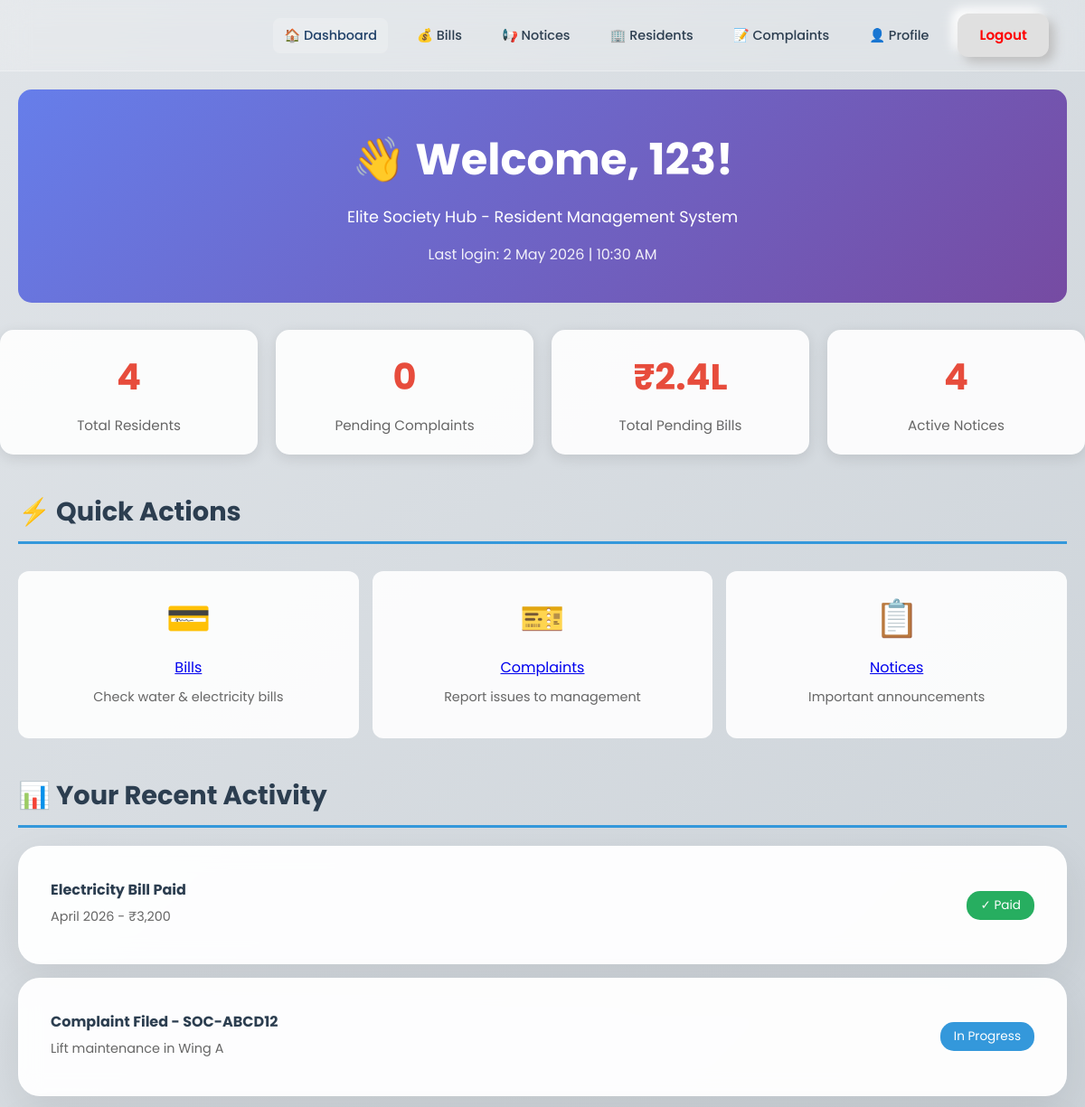
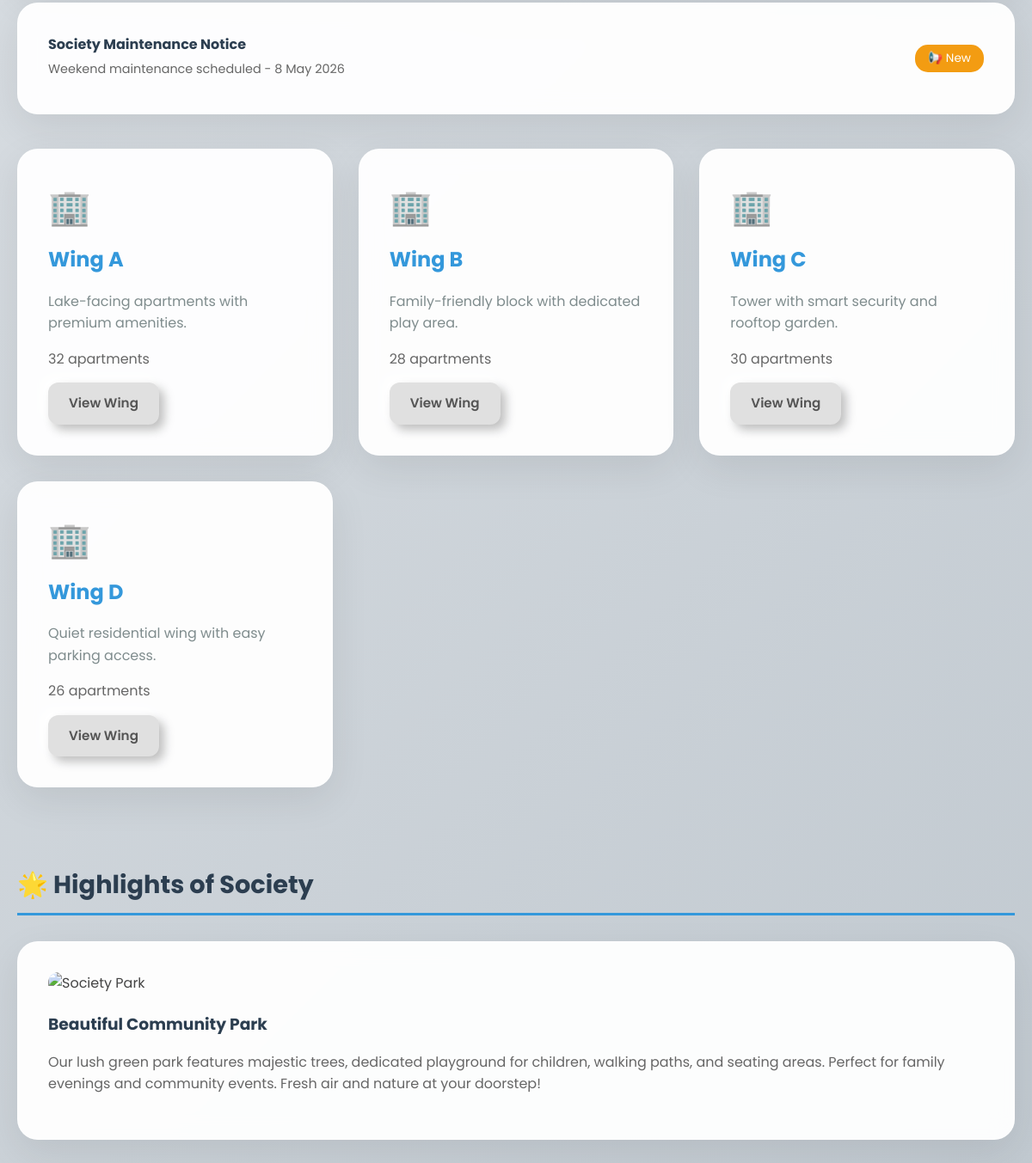
The page /dashboard (signed in) on the database its author committed (2 pictures, top to bottom).
### app.py (models this page shows)
class Wing(db.Model):
    name = db.Column(db.String(100), primary_key=True)
    slug = db.Column(db.String(100))
    description = db.Column(db.Text)
    units = db.Column(db.Integer)

### app.py (the view)
@app.route('/dashboard')
def dashboard():
    if 'logged_in' not in session:
        return redirect(url_for('login'))
    if session.get('user_type') == 'admin':
        return redirect(url_for('admin_dashboard'))
    statistics = {
        'total_residents': Resident.query.count(),
        'active_notices': Notice.query.count(),
        'pending_complaints': Complaint.query.filter(Complaint.status != 'Resolved').count(),
        'upcoming_events': 3
    }
    wings = Wing.query.all()
    return render_template('dashboard.html', wings=wings, statistics=statistics)

### templates/dashboard.html (shortened to what this page needs)
<!DOCTYPE html>
<html lang="en">
<head>
    <link rel="stylesheet" href="{{ url_for('static', filename='style.css') }}">
</head>
<body>
    <nav>
        <a href="/dashboard" class="active">🏠 Dashboard</a>
        <a href="/bills">💰 Bills</a>
        <a href="/notices">📢 Notices</a>
        <a href="/residents">🏢 Residents</a>
        <a href="/complaints">📝 Complaints</a>
        <a href="/profile">👤 Profile</a>
        <a href="/logout" class="btn-premium" style="color: red;">Logout</a>
    </nav>
    <div style="text-align: center; margin-top: 40px; background: linear-gradient(135deg, #667eea 0%, #764ba2 100%); color: white; padding: 40px; border-radius: 15px; margin: 20px;">
<h1 style="font-size: 3rem; margin: 0; color: white;">👋 Welcome, {{ session.username|default('Resident') }}!</h1>
        <p style="font-size: 1.1rem; margin: 10px 0 0 0;">Elite Society Hub - Resident Management System</p>
        <p style="margin: 15px 0 0 0; opacity: 0.9;">Last login: 2 May 2026 | 10:30 AM</p>
    </div>
    <div class="dashboard-stats">
        <div class="stat-card">
            <div class="stat-number">{{ statistics.total_residents }}</div>
            <div class="stat-label">Total Residents</div>
        </div>
        <div class="stat-card">
            <div class="stat-number">{{ statistics.pending_complaints }}</div>
            <div class="stat-label">Pending Complaints</div>
        </div>
        <div class="stat-card">
            <div class="stat-number">₹2.4L</div>
            <div class="stat-label">Total Pending Bills</div>
        </div>
        <div class="stat-card">
            <div class="stat-number">{{ statistics.active_notices }}</div>
            <div class="stat-label">Active Notices</div>
        </div>
    </div>
    <div class="content-section">
        <h2 class="section-title">⚡ Quick Actions</h2>
        <div class="quick-links">
            <div class="quick-link-card">
                <div style="font-size: 2.5rem; margin-bottom: 10px;">💳</div>
                <a href="/bills">Bills</a>
                <p style="color: #666; font-size: 0.9rem; margin-top: 8px;">Check water & electricity bills</p>
            </div>
            <div class="quick-link-card">
                <div style="font-size: 2.5rem; margin-bottom: 10px;">🎫</div>
                <a href="/complaints">Complaints</a>
                <p style="color: #666; font-size: 0.9rem; margin-top: 8px;">Report issues to management</p>
            </div>
            <div class="quick-link-card">
                <div style="font-size: 2.5rem; margin-bottom: 10px;">📋</div>
                <a href="/notices">Notices</a>
                <p style="color: #666; font-size: 0.9rem; margin-top: 8px;">Important announcements</p>
            </div>
        </div>
    </div>
    <div class="content-section">
        <h2 class="section-title">📊 Your Recent Activity</h2>
        <div class="building-card" style="margin-bottom: 15px;">
            <div style="display: flex; justify-content: space-between; align-items: center;">
                <div>
                    <h4 style="margin: 0; color: #2c3e50;">Electricity Bill Paid</h4>
                    <p style="margin: 5px 0; color: #666; font-size: 0.9rem;">April 2026 - ₹3,200</p>
                </div>
                <span style="background: #27ae60; color: white; padding: 5px 15px; border-radius: 15px; font-size: 0.85rem;">✓ Paid</span>
            </div>
        </div>
        <div class="building-card" style="margin-bottom: 15px;">
            <div style="display: flex; justify-content: space-between; align-items: center;">
                <div>
                    <h4 style="margin: 0; color: #2c3e50;">Complaint Filed - SOC-ABCD12</h4>
                    <p style="margin: 5px 0; color: #666; font-size: 0.9rem;">Lift maintenance in Wing A</p>
                </div>
                <span style="background: #3498db; color: white; padding: 5px 15px; border-radius: 15px; font-size: 0.85rem;">In Progress</span>
            </div>
        </div>
        <div class="building-card">
            <div style="display: flex; justify-content: space-between; align-items: center;">
                <div>
                    <h4 style="margin: 0; color: #2c3e50;">Society Maintenance Notice</h4>
                    <p style="margin: 5px 0; color: #666; font-size: 0.9rem;">Weekend maintenance scheduled - 8 May 2026</p>
                </div>
                <span style="background: #f39c12; color: white; padding: 5px 15px; border-radius: 15px; font-size: 0.85rem;">📢 New</span>
            </div>
        </div>
    </div>
    <div class="society-container">
        {% for wing in wings %}
        <div class="building-card">
            <div style="font-size: 40px; margin-bottom: 10px;">🏢</div>
            <h2 style="margin: 0; color: #3498db;">{{ wing.name }}</h2>
            <p style="color: #7f8c8d;">{{ wing.description }}</p>
            <p style="margin: 10px 0 15px 0; color: #666;">{{ wing.units }} apartments</p>
            <a href="/wing/{{ wing.slug }}" class="button-link">View Wing</a>
        </div>
        {% endfor %}
    </div>
    <div class="content-section">
        <h2 class="section-title">🌟 Highlights of Society</h2>
        <div style="display: grid; grid-template-columns: repeat(auto-fit, minmax(350px, 1fr)); gap: 30px; margin-top: 30px;">
            <div class="building-card">
                <img src="https://img.freepik.com/free-photo/beautiful-park_1417-1417.jpg?semt=ais_hybrid&w=740&q=80" alt="Society Park" style="width: 100%; height: 250px; object-fit: cover; border-radius: 12px;">
                <h3 style="margin: 20px 0 10px 0; color: #2c3e50;">Beautiful Community Park</h3>
                <p style="color: #666; line-height: 1.6;">Our lush green park features majestic trees, dedicated playground for children, walking paths, and seating areas. Perfect for family evenings and community events. Fresh air and nature at your doorstep!</p>
            </div>
        </div>
    </div>
</body>
</html>

### static/style.css (style rules this page uses)
body { background: linear-gradient(135deg, #e0e4e8 0%, #c1c9d0 100%); font-family: 'Poppins', sans-serif; margin: 0; min-height: 100vh; color: #444; line-height: 1.6; }
nav { display: flex; justify-content: flex-end; align-items: center; padding: 15px 40px; background: rgba(255, 255, 255, 0.2); backdrop-filter: blur(15px); border-bottom: 1px solid rgba(255, 255, 255, 0.3); position: sticky; top: 0; z-index: 1000; }
nav a { margin-left: 20px; text-decoration: none; color: #2c3e50; font-weight: 500; font-size: 0.9rem; transition: all 0.3s ease; padding: 8px 12px; border-radius: 8px; }
nav a.active, nav a:hover { color: #1f4068; background: rgba(255,255,255,0.2); }
.button-link, .btn-premium { display: inline-flex; align-items: center; gap: 8px; text-decoration: none; background: #e0e0e0; border: none; padding: 12px 24px; border-radius: 12px; box-shadow: 6px 6px 12px #bebebe, -6px -6px 12px #ffffff; cursor: pointer; font-weight: 600; color: #555; font-size: 0.95rem; transition: all 0.25s ease; text-transform: none; }
.building-card, .detail-card { background: rgba(255, 255, 255, 0.95); backdrop-filter: blur(12px); border-radius: 24px; padding: 35px; border: 1px solid rgba(255, 255, 255, 0.4); box-shadow: 0 15px 45px rgba(0, 0, 0, 0.08); transition: all 0.3s ease; }
.society-container { display: grid; grid-template-columns: repeat(auto-fit, minmax(280px, 1fr)); gap: 30px; padding: 0 20px 50px; max-width: 1200px; margin: 0 auto; }

### templates/dashboard.html (style rules this page uses)
.dashboard-stats { display: grid; grid-template-columns: repeat(auto-fit, minmax(220px, 1fr)); gap: 20px; margin: 30px auto; max-width: 1200px; }
.stat-card { background: rgba(255,255,255,0.9); padding: 20px; border-radius: 15px; text-align: center; box-shadow: 0 4px 15px rgba(0,0,0,0.1); }
.stat-number { font-size: 2.5rem; color: #e74c3c; font-weight: bold; }
.stat-label { color: #666; margin-top: 10px; font-size: 0.95rem; }
.quick-links { display: grid; grid-template-columns: repeat(auto-fit, minmax(220px, 1fr)); gap: 15px; margin: 30px auto; max-width: 1200px; }
.quick-link-card { background: rgba(255,255,255,0.9); padding: 20px; border-radius: 12px; text-align: center; transition: 0.3s; }
.content-section { max-width: 1200px; margin: 40px auto; padding: 0 20px; }
.section-title { font-size: 1.8rem; color: #2c3e50; margin-bottom: 20px; border-bottom: 3px solid #3498db; padding-bottom: 10px; }

### rows shown on the page
Wing: name "Wing A", description "Lake-facing apartments with premium amenities.", units "32"
Wing: name "Wing B", description "Family-friendly block with dedicated play area.", units "28"
Wing: name "Wing C", description "Tower with smart security and rooftop garden.", units "30"
Wing: name "Wing D", description "Quiet residential wing with easy parking access.", units "26"

### other values the page prints
{{ session.username|default('Resident') }} "123"
{{ statistics.total_residents }} "4"
{{ statistics.pending_complaints }} "0"
{{ statistics.active_notices }} "4"
